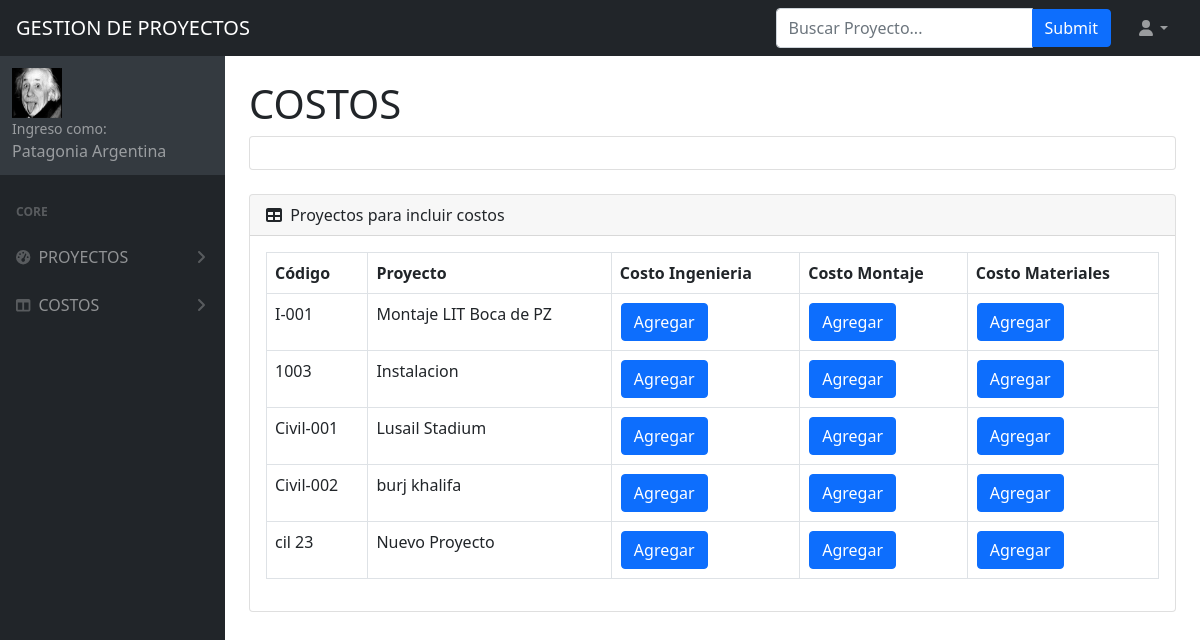
The app's page /RegistroDeProyecto/ReporteProyectos/ListaProyectosCostos/ (signed in) with its own data.
### RegistroDeProyecto/models.py (models this page shows, shortened)
class Proyecto(models.Model):
    Nombre=models.CharField(max_length=50)
    Codigo=models.CharField(max_length=50)
    PresupuestoBase=models.IntegerField()

### ReporteProyectos/views.py (the view)
# urls.py: path("ListaProyectosCostos/",ListaProyectosCostos, name="ListaProyectosCostos"),
@login_required
def ListaProyectosCostos(request):
    proyect=Proyecto.objects.all() #para traer todos los proyectos
    return render(request, "Lista_Costo_proyectos.html", {"proyect":proyect,"nombretabla":"Proyectos para incluir costos", "avatar":AvatarVER(request)})

### RegistroDeProyecto/views.py (called while the page is built)
def AvatarVER(request):
    avatar=Avatar.objects.filter(user=request.user)
    if len(avatar)!=0:
        imagen=avatar[0].imagen.url
    else:
        imagen="/media/AvatarDefecto/avatarpordefecto.png"
    return imagen

### RegistroDeProyecto/Templates/Lista_Costo_Proyectos.html
{% extends "PadreReportes.html" %}
{% load static %}
{% block Titulo %}
<h1 class="mt-4">COSTOS</h1>
{% endblock %}
{% block Formulario %}
<table class="dataTable-table">
    <tr>
        <th>Código</th>
        <th>Proyecto</th>
        <th>Costo Ingenieria</th>
        <th>Costo Montaje</th>
        <th>Costo Materiales</th>
    </tr>
    {% for Proyecto in proyect %}
    <tr>
        <td>{{Proyecto.Codigo}}</td>
        <td>{{Proyecto.Nombre}}</td>
        <td><a class="btn btn-primary btn-block" href="{% url 'costoing' Proyecto.id %}">Agregar</a></td>
        <td><a class="btn btn-primary btn-block" href="{% url 'costomontaje' Proyecto.id %}">Agregar</a></td>
        <td><a class="btn btn-primary btn-block" href="{% url 'costomateriales' Proyecto.id %}">Agregar</a></td>
    </tr>
    {% endfor %}
{% endblock %}

### RegistroDeProyecto/Templates/PadreReportes.html (shortened to what this page needs)
<!DOCTYPE html>
<html lang="en">
{% load static %}
    <head>
        <link href="https://cdn.jsdelivr.net/npm/simple-datatables@latest/dist/style.css" rel="stylesheet" />
        <link href="{% static 'css/styles.css' %}" rel="stylesheet" />
    </head>
    <body class="sb-nav-fixed">
        <nav class="sb-topnav navbar navbar-expand navbar-dark bg-dark">
            <a class="navbar-brand ps-3" href="{% url 'inicio' %}">GESTION DE PROYECTOS</a>
            <form class="d-none d-md-inline-block form-inline ms-auto me-0 me-md-3 my-2 my-md-0" action="{% url 'resultados' %}" method="GET">
                <div class="input-group">
                    <input class="form-control" type="text" name="Nombre" id="Nombre" placeholder="Buscar Proyecto..." aria-label="Buscar Proyecto..." aria-describedby="btnNavbarSearch"/>
                    <input class="btn btn-primary" id="btnNavbarSearch" type="submit"class="fas fa-search">
                </div>
            </form>
            <ul class="navbar-nav ms-auto ms-md-0 me-3 me-lg-4">
                <li class="nav-item dropdown">
                    <a class="nav-link dropdown-toggle" id="navbarDropdown" href="#" role="button" data-bs-toggle="dropdown" aria-expanded="false"><i class="fas fa-user fa-fw"></i></a>
                </li>
            </ul>
        </nav>
        <div id="layoutSidenav">
            <div id="layoutSidenav_nav">
                <nav class="sb-sidenav accordion sb-sidenav-dark" id="sidenavAccordion">
                    <div class="sb-sidenav-footer">
                        <img src="{{avatar}}" height="50" width="50"/>
                        <div class="small">Ingreso como:</div>
                        {{user.first_name}} {{user.last_name}}
                    </div>
                    <div class="sb-sidenav-menu">
                        <div class="nav">
                            <div class="sb-sidenav-menu-heading">Core</div>
                            <a class="nav-link collapsed" href="#" data-bs-toggle="collapse" data-bs-target="#collapsePROYECTOS" aria-expanded="false" aria-controls="collapsePROYECTOS">
                                <div class="sb-nav-link-icon"><i class="fas fa-tachometer-alt"></i></div>
                                PROYECTOS
                                <div class="sb-sidenav-collapse-arrow"><i class="fas fa-angle-down"></i></div>
                            </a>
                            <a class="nav-link collapsed" href="#" data-bs-toggle="collapse" data-bs-target="#collapseCOSTOS" aria-expanded="false" aria-controls="collapseCOSTOS">
                                <div class="sb-nav-link-icon"><i class="fas fa-columns"></i></div>
                                COSTOS
                                <div class="sb-sidenav-collapse-arrow"><i class="fas fa-angle-down"></i></div>
                            </a>
                </nav>
            </div>
            <div id="layoutSidenav_content">
                <main>
                    <div class="container-fluid px-4">
                        {% block Titulo %}{% endblock %}
                        <div class="card mb-4">
                            <div class="card-body">
                            </div>
                        </div>
                        <div class="card mb-4">
                            <div class="card-header">
                                <i class="fas fa-table me-1"></i>
                                {{nombretabla}}
                            </div>
                            <div class="card-body">
                             {% block Formulario %}
                             {% endblock %}
                            </div>
                        </div>
                    </div>
                </main>
            </div>
        </div>
    </body>
</html>

### records on screen
Proyecto: Codigo "I-001", Nombre "Montaje LIT Boca de PZ"
Proyecto: Codigo "1003", Nombre "Instalacion"
Proyecto: Codigo "Civil-001", Nombre "Lusail Stadium"
Proyecto: Codigo "Civil-002", Nombre "burj khalifa"
Proyecto: Codigo "cil 23", Nombre "Nuevo Proyecto"

### other values on screen
{{ user.first_name }} "Patagonia"
{{ user.last_name }} "Argentina"
{{ nombretabla }} "Proyectos para incluir costos"
